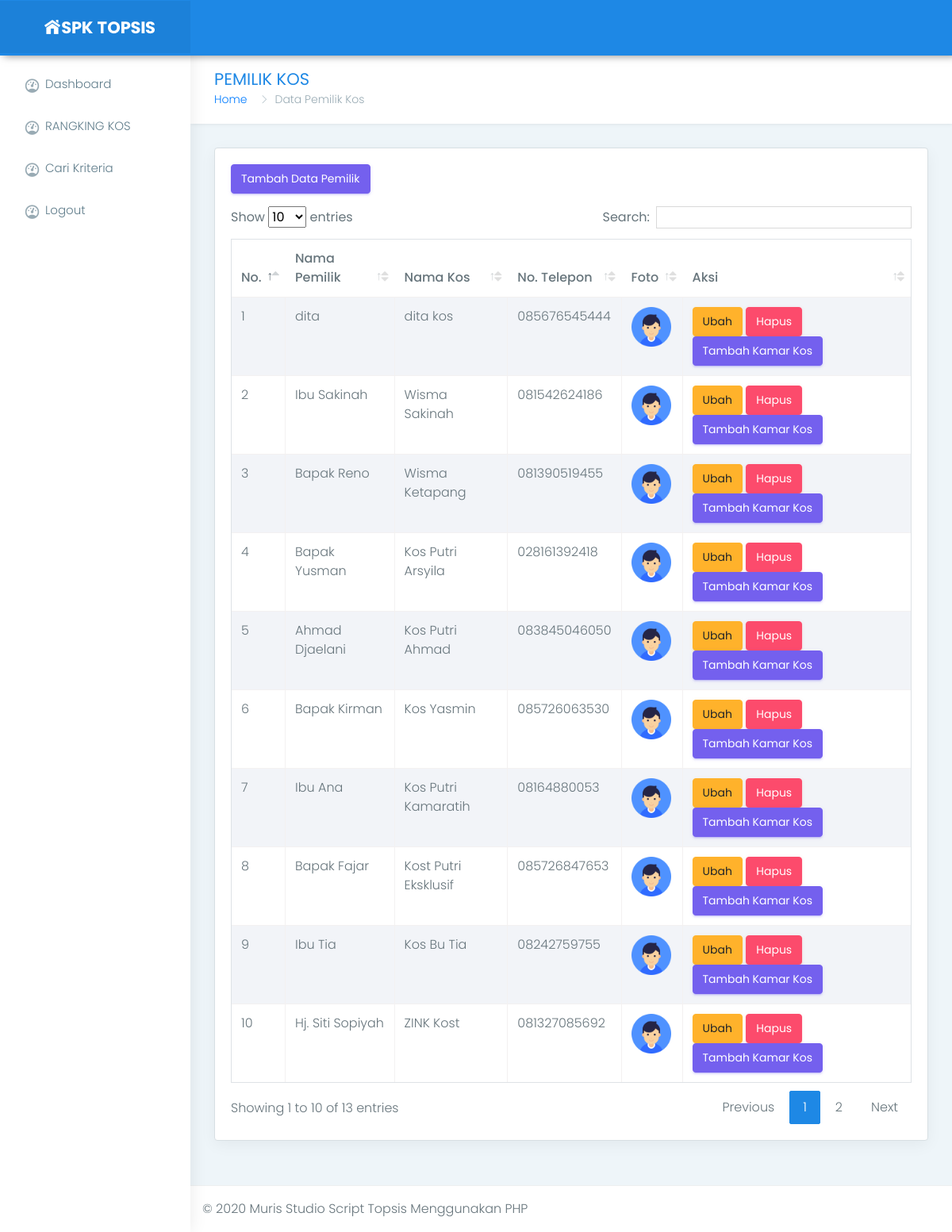
Screenshot of /pemilik.php (signed in) with the database file from the repository.
### tables this page shows
CREATE TABLE IF NOT EXISTS `pemilik` (
  `id_pemilik` int(11) NOT NULL AUTO_INCREMENT,
  `user` varchar(50) NOT NULL,
  `nama` varchar(50) NOT NULL,
  `nama_kos` varchar(50) NOT NULL,
  `telepon` varchar(15) NOT NULL,
  `alamat` varchar(100) NOT NULL,
  `foto` varchar(50) NOT NULL,
  `status` varchar(10) NOT NULL,
  PRIMARY KEY (`id_pemilik`)
);

### pemilik.php (the view, shortened to what this page needs)
<?php
  include "header.php";
include "menu.php";
?>
<div class="page-wrapper">
            <div class="container-fluid">
                <div class="row page-titles">
                    <div class="col-md-5 col-8 align-self-center">
                        <h3 class="text-themecolor m-b-0 m-t-0">PEMILIK KOS</h3>
                        <ol class="breadcrumb">
                            <li class="breadcrumb-item"><a href="javascript:void(0)">Home</a></li>
                            <li class="breadcrumb-item active">Data Pemilik Kos</li>
                        </ol>
                    </div>
                </div>
                <div class="row">
                    <div class="col-12">
                        <div class="card">
                            <div class="card-block">
                  <p align="left"><a class='btn btn-primary' href="tambahpemilik.php">Tambah Data Pemilik</a></p>
                 <div class="table-responsive">
                <table id="datatable" class="table table-striped table-bordered" style="width:100%">
                                    <thead>
                                        <tr>
                                            <th>No.</th>
                                            <th>Nama Pemilik</th>
                                            <th>Nama Kos</th>
                                            <th>No. Telepon</th>
                                            <th>Foto</th>
                                            <th>Aksi</th>
                                        </tr>
                                    </thead>
                                    <tbody>
                                        <?php
                                        $sql=mysql_query("SELECT * FROM pemilik ORDER BY id_pemilik DESC");
                                        $no=1;
                                        while ($row=mysql_fetch_array($sql)){?>
                                          <tr class='td' bgcolor='#FFF'>
                                            <td><?php echo $no;?></td>
                                            <td><?php echo $row['nama'];?></td>
                                            <td><?php echo $row['nama_kos'];?></td>
                                            <td><?php echo $row['telepon'];?></td>
                                            <td>
                                              <?php
                                              if (empty($row['foto'])){
                                                echo '<img src="images/user.png" width="50">';
                                              } else {
                                                echo '<img src="images/pemilik/'.$row['foto'].'" width="50">';
                                              }
                                              ?>
                                            </td>
                                        <?php
                                              print("
                                                <td>
                                                <a class='btn btn-warning' href=editpemilik.php?idk=$row[id_pemilik]>
                                                Ubah
                                                </a>
                                                <a class='btn btn-danger' href=javascript:KonfirmasiHapus('deletepemilik.php?idk','$row[id_pemilik]')>
                                                Hapus
                                                </a>
                                                <a class='btn btn-primary' href=inputkamaradmin.php?idk=$row[id_pemilik]>
                                                Tambah Kamar Kos
                                                </a>
                                                </td>
                                              </tr>");
                                              $no++;
                                        ?>
                                        <?php }?>
                                    </tbody>
                                </table>
                               </div>
                            </div>
                        </div>
                    </div>
                </div>
            </div>
<?php
include "footer.php";
?>

### css/colors/blue.css (style rules this page uses)
.text-themecolor { color: #1e88e5 !important; }

### rows the page displays
pemilik: nama "dita", nama_kos "dita kos", telepon "085676545444"
pemilik: nama "Ibu Sakinah", nama_kos "Wisma Sakinah", telepon "081542624186"
pemilik: nama "Bapak Reno", nama_kos "Wisma Ketapang", telepon "081390519455"
pemilik: nama "Bapak Yusman", nama_kos "Kos Putri Arsyila", telepon "028161392418"
pemilik: nama "Ahmad Djaelani", nama_kos "Kos Putri Ahmad", telepon "083845046050"
pemilik: nama "Bapak Kirman", nama_kos "Kos Yasmin", telepon "085726063530"
pemilik: nama "Ibu Ana", nama_kos "Kos Putri Kamaratih", telepon "08164880053"
pemilik: nama "Bapak Fajar", nama_kos "Kost Putri Eksklusif", telepon "085726847653"
pemilik: nama "Ibu Tia", nama_kos "Kos Bu Tia", telepon "08242759755"
pemilik: nama "Hj. Siti Sopiyah", nama_kos "ZINK Kost", telepon "081327085692"
